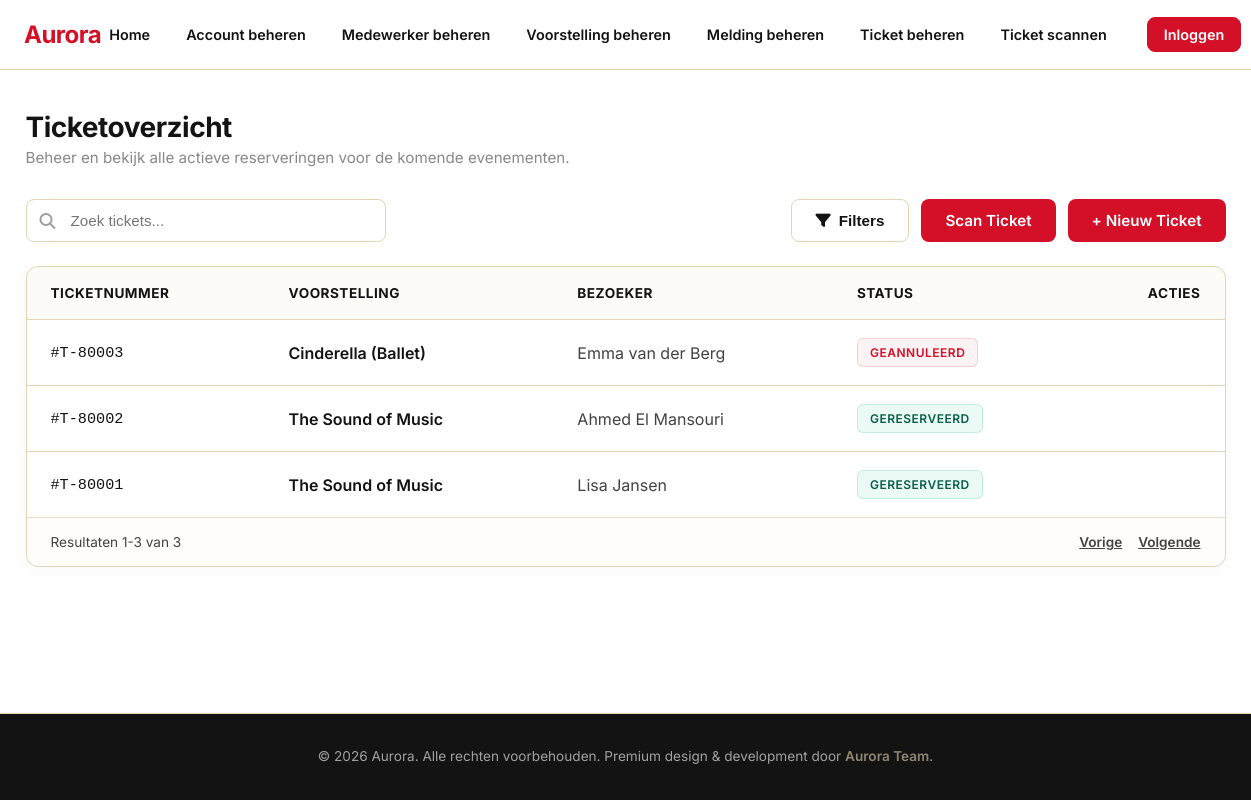
/ticket-reseveren/ticket-beheren/index.php, run on the app's committed database.
### tables this page shows
CREATE TABLE Ticket (
    Id INT NOT NULL AUTO_INCREMENT
    ,BezoekerId INT NOT NULL
    ,VoorstellingId INT NOT NULL
    ,PrijsId INT NOT NULL
    ,Nummer MEDIUMINT NOT NULL UNIQUE  
    ,Barcode VARCHAR(20) NOT NULL UNIQUE
    ,Datum DATE NOT NULL  
    ,Tijd TIME NOT NULL  
    ,Status VARCHAR(20) NOT NULL  
    ,IsActief BIT NOT NULL DEFAULT 1
    ,Opmerking VARCHAR(250) NULL
    ,DatumAangemaakt DATETIME(6) NOT NULL DEFAULT CURRENT_TIMESTAMP(6)
    ,DatumGewijzigd DATETIME(6) NOT NULL DEFAULT CURRENT_TIMESTAMP(6) ON UPDATE CURRENT_TIMESTAMP(6)
    ,PRIMARY KEY (Id)
    ,FOREIGN KEY (BezoekerId) REFERENCES Bezoeker(Id)
    ,FOREIGN KEY (VoorstellingId) REFERENCES Voorstelling(Id)
    ,FOREIGN KEY (PrijsId) REFERENCES Prijs(Id)
);

CREATE TABLE Voorstelling (
    Id INT NOT NULL AUTO_INCREMENT
    ,MedewerkerId INT NOT NULL
    ,Naam VARCHAR(100) NOT NULL
    ,Beschrijving TEXT NULL
    ,Datum DATE NOT NULL
    ,Tijd TIME NOT NULL
    ,MaxAantalTickets INT NOT NULL
    ,Beschikbaarheid VARCHAR(50) NOT NULL  
    ,IsActief BIT NOT NULL DEFAULT 1
    ,Opmerking VARCHAR(250) NULL
    ,DatumAangemaakt DATETIME(6) NOT NULL DEFAULT CURRENT_TIMESTAMP(6)
    ,DatumGewijzigd DATETIME(6) NOT NULL DEFAULT CURRENT_TIMESTAMP(6) ON UPDATE CURRENT_TIMESTAMP(6)
    ,PRIMARY KEY (Id)
    ,FOREIGN KEY (MedewerkerId) REFERENCES Medewerker(Id)
);

CREATE TABLE Gebruiker (
    Id INT NOT NULL AUTO_INCREMENT
    ,Voornaam VARCHAR(50) NOT NULL
    ,Tussenvoegsel VARCHAR(10) NULL
    ,Achternaam VARCHAR(50) NOT NULL
    ,Gebruikersnaam VARCHAR(100) NOT NULL UNIQUE
    ,Wachtwoord VARCHAR(255) NOT NULL
    ,IsIngelogd BIT NOT NULL DEFAULT 0
    ,Ingelogd DATETIME NULL
    ,Uitgelogd DATETIME NULL
    ,IsActief BIT NOT NULL DEFAULT 1
    ,Opmerking VARCHAR(250) NULL
    ,DatumAangemaakt DATETIME(6) NOT NULL DEFAULT CURRENT_TIMESTAMP(6)
    ,DatumGewijzigd DATETIME(6) NOT NULL DEFAULT CURRENT_TIMESTAMP(6) ON UPDATE CURRENT_TIMESTAMP(6)
    ,PRIMARY KEY (Id)
);

### ticket-reseveren/ticket-beheren/TicketController.php (called while the page is built, shortened)
<?php
require_once __DIR__ . '/TicketModel.php';
class TicketController {
    private $model;
    public function __construct(PDO $pdo) {
        $this->model = new TicketModel($pdo);
    }
    public function index() {
        $search = trim($_GET['search'] ?? '');
        try {
            $tickets = $this->model->getAllTickets($search);
        } catch (PDOException $e) {
            $tickets = [];
            $totalCount = 0;
        }
        require_once __DIR__ . '/views/index.php';
    }
}

### ticket-reseveren/ticket-beheren/index.php (called while the page is built)
<?php
require_once __DIR__ . '/../../config.php';
require_once __DIR__ . '/TicketController.php';
$controller = new TicketController($pdo);
$controller->index();

### ticket-reseveren/ticket-beheren/TicketModel.php (called while the page is built, shortened)
<?php
class TicketModel {
    private $pdo;
    public function __construct(PDO $pdo) {
        $this->pdo = $pdo;
    }
    public function getAllTickets($search = '') {
        $sql = "
            SELECT
                t.Nummer AS TicketNummer,
                v.Naam AS VoorstellingNaam,
                g.Voornaam AS BezoekerVoornaam,
                g.Tussenvoegsel AS BezoekerTussenvoegsel,
                g.Achternaam AS BezoekerAchternaam,
                t.Status AS TicketStatus
            FROM Ticket t
            JOIN Bezoeker b ON t.BezoekerId = b.Id
            JOIN Gebruiker g ON b.GebruikerId = g.Id
            JOIN Voorstelling v ON t.VoorstellingId = v.Id
            WHERE t.IsActief = 1
        ";
        $sql .= " ORDER BY t.Nummer DESC";
        $stmt = $this->pdo->prepare($sql);
        $stmt->execute();
        return $stmt->fetchAll(PDO::FETCH_ASSOC);
    }
}

### ticket-reseveren/ticket-beheren/views/index.php (the view, shortened to what this page needs)
<?php
$search = isset($search) ? $search : '';
$totalCount = isset($totalCount) ? $totalCount : 0;
$tickets = isset($tickets) ? $tickets : [];
?>
<!DOCTYPE html>
<html lang="nl">
<head>
    <link rel="stylesheet" href="style.css">
    <link rel="stylesheet" href="https://cdnjs.cloudflare.com/ajax/libs/font-awesome/6.4.2/css/all.min.css">
</head>
<body>
    <?php require_once __DIR__ . '/../../../includes/navbar.php'; ?>
    <main class="dashboard-content">
        <div class="container">
            <div class="dashboard-header-row">
                <div class="title-section">
                    <h2>Ticketoverzicht</h2>
                    <p class="subtitle">Beheer en bekijk alle actieve reserveringen voor de komende evenementen.</p>
                </div>
            </div>
            <div class="controls-row">
                <form method="get" action="" class="search-form" id="searchForm">
                    <div class="search-input-wrapper">
                        <input
                            type="text"
                            id="searchInput"
                            name="search"
                            placeholder="Zoek tickets..."
                            value="<?= htmlspecialchars($search) ?>"
                            autocomplete="off"
                        >
                    </div>
                </form>
                <div class="right-actions">
                    <button class="btn-filter" onclick="alert('Filteren is nog in ontwikkeling.'); return false;">
                        <i class="fa-solid fa-filter"></i>
                        <span>Filters</span>
                    </button>
                    <a href="scan.php" class="btn-primary">
                        Scan Ticket
                    </a>
                    <a href="reserveren.php" class="btn-primary">
                        + Nieuw Ticket
                    </a>
                </div>
            </div>
            <?php if (empty($tickets)): ?>
                <div class="empty-state-card">
                    <div class="empty-icon-wrapper">
                        <i class="fa-solid fa-ticket" style="font-size: 28px;"></i>
                    </div>
                    <?php if ($totalCount === 0): ?>
                        <h3>Geen tickets gevonden</h3>
                        <p>Er staan momenteel helemaal geen tickets geregistreerd in het systeem.</p>
                        <a href="../../informatie/home.php" class="btn-empty-home">
                            Terug naar homepage
                        </a>
                    <?php else: ?>
                        <h3>Geen zoekresultaten</h3>
                        <p>Er zijn geen tickets gevonden die overeenkomen met de zoekterm "<strong><?= htmlspecialchars($search) ?></strong>".</p>
                        <a href="index.php" class="btn-secondary" style="margin-top: 16px;">
                            Wissen en terug naar overzicht
                        </a>
                    <?php endif; ?>
                </div>
            <?php else: ?>
                <div class="table-card desktop-only">
                    <div class="table-responsive">
                        <table>
                            <thead>
                                <tr>
                                    <th>Ticketnummer</th>
                                    <th>Voorstelling</th>
                                    <th>Bezoeker</th>
                                    <th>Status</th>
                                    <th style="text-align: right;">Acties</th>
                                </tr>
                            </thead>
                            <tbody>
                                <?php foreach ($tickets as $row): ?>
                                    <?php
                                        $statusText = htmlspecialchars($row['TicketStatus']);
                                        $statusClass = '';
                                        if (strtolower($statusText) === 'gebruikt' || strtolower($statusText) === 'bezet') {
                                            $statusClass = 'status-used';
                                            $statusText = 'GEBRUIKT';
                                        } else if (strtolower($statusText) === 'gereserveerd') {
                                            $statusClass = 'status-reserved';
                                            $statusText = 'GERESERVEERD';
                                        } else {
                                            $statusClass = 'status-cancelled';
                                            $statusText = 'GEANNULEERD';
                                        }
                                    ?>
                                    <tr class="ticket-row">
                                        <td class="ticket-num-cell">#T-<?= htmlspecialchars($row['TicketNummer']) ?></td>
                                        <td class="show-cell"><?= htmlspecialchars($row['VoorstellingNaam']) ?></td>
                                        <td class="visitor-cell">
                                            <?= htmlspecialchars(trim($row['BezoekerVoornaam'] . ' ' . ($row['BezoekerTussenvoegsel'] ?? '') . ' ' . $row['BezoekerAchternaam'])) ?>
                                        </td>
                                        <td class="status-cell">
                                            <span class="status-badge <?= $statusClass ?>"><?= $statusText ?></span>
                                        </td>
                                        <td style="text-align: right;" class="actions-cell">
                                        </td>
                                    </tr>
                                <?php endforeach; ?>
                            </tbody>
                        </table>
                    </div>
                    <div class="table-footer">
                        <div class="footer-info">
                            Resultaten 1-<?= count($tickets) ?> van <?= count($tickets) ?>
                        </div>
                        <div class="footer-pagination">
                            <span class="pagination-link" onclick="alert('Vorige pagina is nog in ontwikkeling.');">Vorige</span>
                            <span class="pagination-link" onclick="alert('Volgende pagina is nog in ontwikkeling.');">Volgende</span>
                        </div>
                    </div>
                </div>
            <?php endif; ?>
        </div>
    </main>
    <?php require_once __DIR__ . '/../../../includes/footer.php'; ?>
</body>
</html>

### ticket-reseveren/ticket-beheren/style.css (style rules this page uses)
* { box-sizing: border-box; margin: 0; padding: 0; }
body { font-family: 'Inter', sans-serif; background-color: #FFFFFF; color: #131313; min-height: 100vh; display: flex; flex-direction: column; }
.dashboard-content { flex: 1; padding: 40px 24px; }
.container { max-width: 1200px; margin: 0 auto; }
.dashboard-header-row { margin-bottom: 32px; }
.title-section h2 { font-size: 1.75rem; font-weight: 700; color: #131313; letter-spacing: -0.5px; }
.subtitle { font-size: 0.95rem; color: #131313; opacity: 0.5; margin-top: 4px; }
.controls-row { display: flex; justify-content: space-between; align-items: center; gap: 20px; margin-bottom: 24px; flex-wrap: wrap; }
.search-form { flex: 1; max-width: 360px; }
.search-input-wrapper { position: relative; display: flex; align-items: center; }
.search-input-wrapper input { width: 100%; background-color: #FFFFFF; border: 1px solid #E5D3B3; border-radius: 8px; padding: 12px 16px 12px 44px; color: #131313; font-size: 0.95rem; outline: none; transition: all 0.2s; }
.right-actions { display: flex; gap: 12px; align-items: center; }
.btn-filter, .btn-secondary { display: inline-flex; align-items: center; background-color: #FFFFFF; color: #131313; border: 1px solid #E5D3B3; border-radius: 8px; padding: 12px 24px; font-size: 0.95rem; font-weight: 600; text-decoration: none; cursor: pointer; transition: all 0.2s; gap: 8px; }
.btn-primary { display: inline-flex; align-items: center; background-color: #D31027; color: #FFFFFF; border: none; border-radius: 8px; padding: 12px 24px; font-size: 0.95rem; font-weight: 600; text-decoration: none; cursor: pointer; transition: background-color 0.2s, transform 0.1s; }
.table-card { background-color: #FFFFFF; border: 1px solid #E5D3B3; border-radius: 12px; box-shadow: 0 4px 20px rgba(19, 19, 19, 0.03); overflow: hidden; }
.table-responsive { width: 100%; overflow-x: auto; }
table { width: 100%; border-collapse: collapse; text-align: left; }
th, td { padding: 18px 24px; border-bottom: 1px solid #E5D3B3; }
th { background-color: rgba(229, 211, 179, 0.1); font-size: 0.85rem; font-weight: 700; color: #131313; text-transform: uppercase; letter-spacing: 0.5px; }
tr:last-child td { border-bottom: none; }
.ticket-num-cell { font-family: monospace; font-size: 0.95rem; color: #131313; font-weight: 500; }
.show-cell { font-weight: 600; color: #131313; }
.visitor-cell { color: #131313; opacity: 0.8; }
.status-badge { display: inline-block; padding: 6px 12px; font-size: 0.75rem; font-weight: 600; text-transform: uppercase; letter-spacing: 0.5px; border-radius: 6px; border: 1px solid transparent; }
.status-reserved { background-color: rgba(16, 185, 129, 0.08); color: #065f46; border-color: rgba(16, 185, 129, 0.2); }
.status-cancelled { background-color: rgba(211, 16, 39, 0.05); color: #D31027; border-color: rgba(211, 16, 39, 0.15); }
.table-footer { display: flex; justify-content: space-between; align-items: center; padding: 16px 24px; background-color: rgba(229, 211, 179, 0.05); border-top: 1px solid #E5D3B3; font-size: 0.85rem; color: #131313; opacity: 0.8; }
.footer-pagination { display: flex; align-items: center; gap: 16px; }
.pagination-link { color: #131313; text-decoration: underline; cursor: pointer; font-weight: 600; }

### data on the page
ticket: Nummer "80003", VoorstellingId.Naam "Cinderella (Ballet)", gebruiker.Voornaam+Tussenvoegsel+Achternaam "Emma van der Berg", Status "GEANNULEERD"
ticket: Nummer "80002", VoorstellingId.Naam "The Sound of Music", gebruiker.Voornaam+Tussenvoegsel+Achternaam "Ahmed El Mansouri", Status "GERESERVEERD"
ticket: Nummer "80001", VoorstellingId.Naam "The Sound of Music", gebruiker.Voornaam+Tussenvoegsel+Achternaam "Lisa Jansen", Status "GERESERVEERD"

### other printed values
count($tickets) "3"
